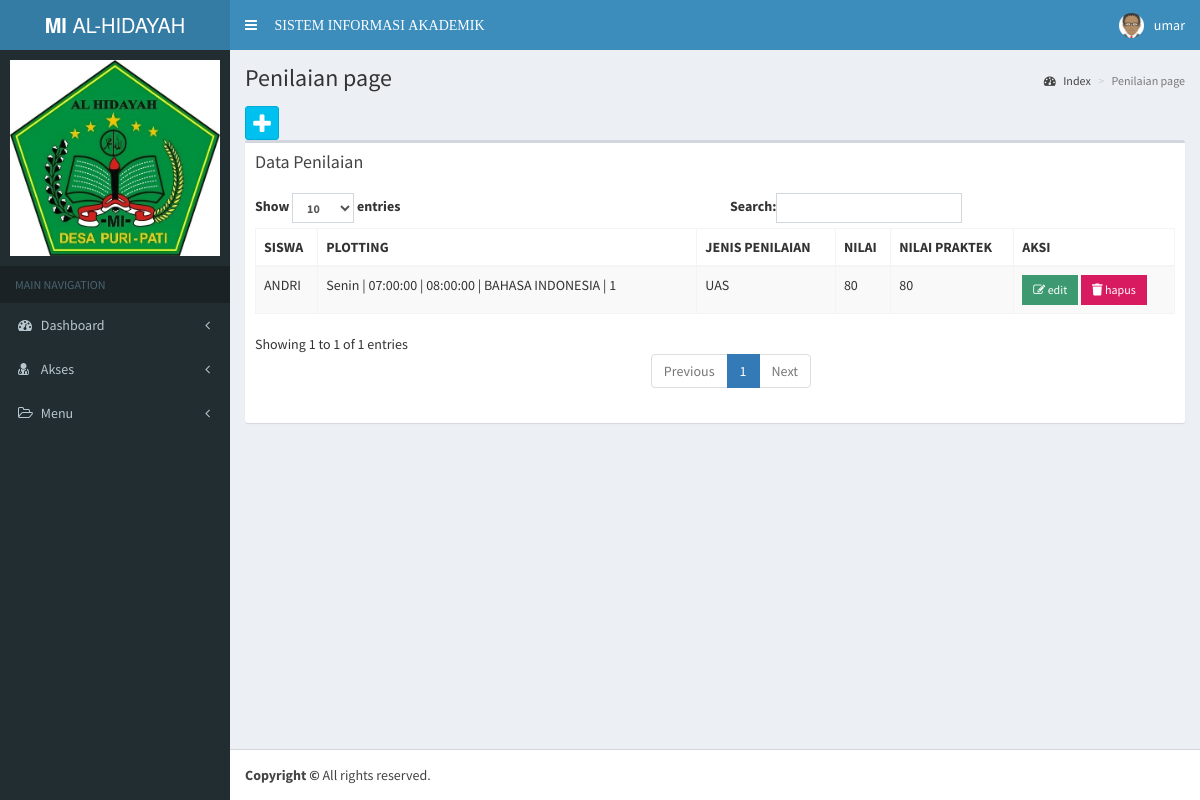
The app's page /app/penilaian/index.php (signed in), older data.
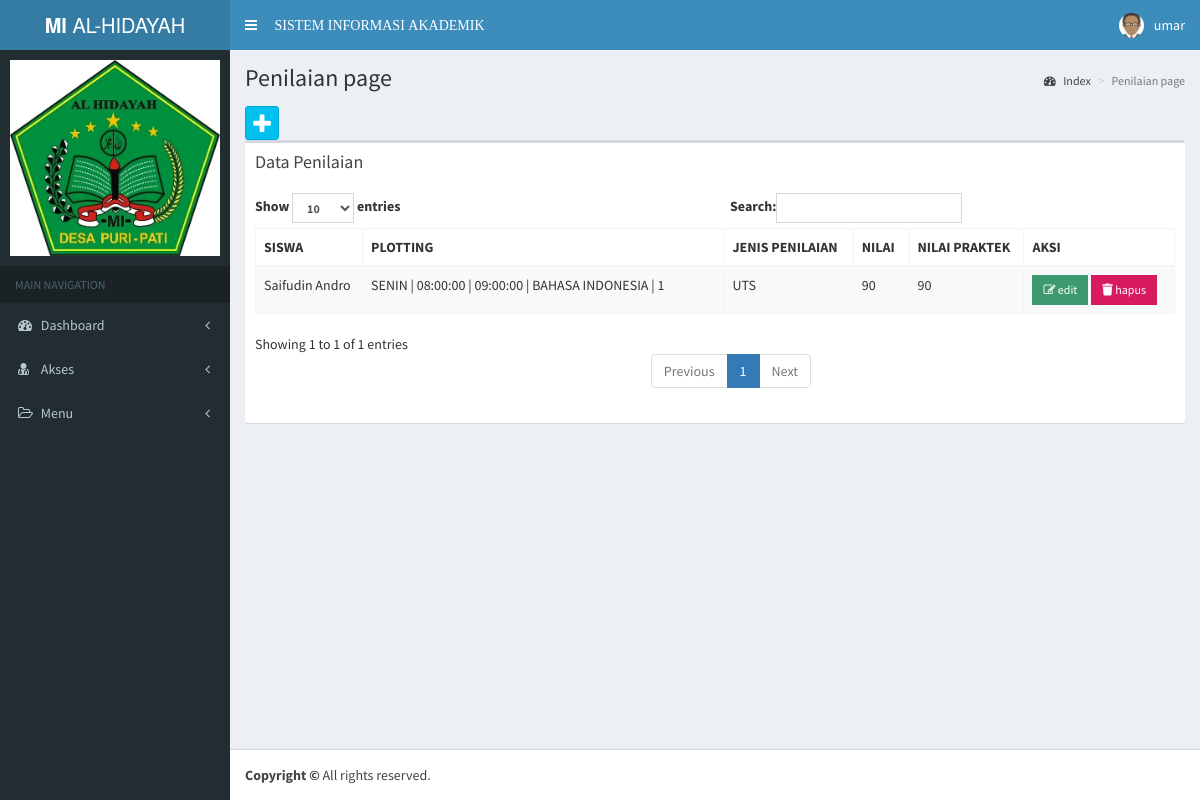
The same page, newer data.
### tables this page shows
CREATE TABLE `penilaian` (
  `id_penilaian` int(11) NOT NULL,
  `id_plotting` int(11) DEFAULT NULL,
  `jenis_penilaian` varchar(100) DEFAULT NULL,
  `nilai` int(11) DEFAULT NULL,
  `nilai_praktek` int(11) DEFAULT NULL
);

CREATE TABLE `siswa` (
  `id_siswa` int(11) NOT NULL,
  `nis` varchar(50) DEFAULT NULL,
  `id_user` int(11) DEFAULT NULL,
  `nm_siswa` varchar(50) DEFAULT NULL,
  `jk_siswa` enum('Laki-Laki','Perempuan') DEFAULT NULL,
  `alamat_siswa` text DEFAULT NULL,
  `nm_orang_tua` varchar(50) DEFAULT NULL,
  `foto_siswa` blob DEFAULT NULL
);

CREATE TABLE `plotting_jadwal` (
  `id_plotting` int(11) NOT NULL,
  `id_siswa` int(11) DEFAULT NULL,
  `id_kelas` int(11) DEFAULT NULL,
  `id_mapel` int(11) DEFAULT NULL,
  `id_periode` int(11) DEFAULT NULL,
  `hari` varchar(10) DEFAULT NULL,
  `jam_awal` time DEFAULT NULL,
  `jam_akhir` time DEFAULT NULL
);

CREATE TABLE `mapel` (
  `id_mapel` int(11) NOT NULL,
  `id_guru` int(11) DEFAULT NULL,
  `nm_mapel` varchar(50) DEFAULT NULL
);

CREATE TABLE `kelas` (
  `id_kelas` int(11) NOT NULL,
  `id_guru` int(11) DEFAULT NULL,
  `nm_kelas` varchar(50) DEFAULT NULL,
  `tingkatan` int(11) DEFAULT NULL
);

### config/config.php (called while the page is built, shortened)
<?php
function Url_web(){
    $xplode = explode("/", $_SERVER['REQUEST_URI']);
    return $xplode[1];
}
$defaul_uri = "/".Url_web();
$url = "http://".$_SERVER['SERVER_NAME'].":".$_SERVER['SERVER_PORT'].$defaul_uri;
function DB(){
    return ["localhost", "root", "", "vinka"];
}
function QueryManyData($sql){
    $conn = new mysqli(DB()[0], DB()[1], DB()[2], DB()[3]);
    $result = $conn->query($sql);
    return $result;
}
function QueryOnedata($sql){
    $conn = new mysqli(DB()[0], DB()[1], DB()[2], DB()[3]);
    $result = $conn->query($sql);
    return $result;
}
function Menu_active($menus){
    $string = str_replace("/".Url_web()."/app/", "", $_SERVER['REQUEST_URI']);
    $expl = explode("/", $string);
    $result = "";
    for($x = 0 ; $x < count($menus); $x ++){
        if ($expl[0] == $menus[$x]) {
            $result = "show";
        }
    }
    return $result;
}

### app/penilaian/index.php (the view, shortened to what this page needs)
<?php include_once '../template/header.php'; ?>
<?php include_once '../template/navbar.php'; ?>
<?php include_once '../template/sidebar.php'; ?>
<div class='content-wrapper'>
  <section class='content-header'>
    <h1>Penilaian page
    </h1>
    <ol class='breadcrumb'>
      <li><a href='#'><i class='fa fa-dashboard'></i> Index</a></li>
      <li class='active'>Penilaian page</li>
    </ol>
  </section>
  <section class='content'>
    <a class='btn btn-social-icon btn-info' data-toggle='tooltip' data-placement='top' title='Tambah data penilaian' href='<?= $url ?>/app/penilaian/tambah.php'><i class='fa fa-plus'></i></a>
    <div class='row'>
      <div class='col-xs-12'>
        <div class='box'>
          <div class='box-header'>
            <h3 class='box-title'>Data Penilaian</h3>
          </div>
          <div class='box-body'>
            <table id='example1' class='table table-bordered table-striped'>
              <thead>
                <tr>
                  <th>SISWA</th>
                  <th>PLOTTING</th>
                  <th>JENIS PENILAIAN</th>
                  <th>NILAI</th>
                  <th>NILAI PRAKTEK</th>
                  <th>AKSI</th>
                </tr>
              </thead>
              <tbody>
                <?php
                foreach (QueryManyData('SELECT * FROM penilaian') as $row) {
                ?>
                  <tr>
                    <?php
                    $query_plotting = 'SELECT plotting_jadwal.*, mapel.nm_mapel, kelas.nm_kelas, siswa.nm_siswa FROM plotting_jadwal
                    LEFT JOIN mapel ON plotting_jadwal.id_mapel = mapel.id_mapel
                    LEFT JOIN siswa ON plotting_jadwal.id_siswa = siswa.id_siswa
                    LEFT JOIN kelas ON plotting_jadwal.id_kelas = kelas.id_kelas
                    LEFT JOIN periode ON plotting_jadwal.id_periode = periode.id_periode
                    WHERE plotting_jadwal.id_plotting = ' . $row['id_plotting'] . '
                    ';
                    $plotting = QueryOnedata($query_plotting)->fetch_assoc();
                    ?>
                    <td><?= $plotting['nm_siswa'] ?></td>
                    <td>
                      <?= $plotting['hari'] . " | " . $plotting['jam_awal'] . " | " . $plotting['jam_akhir'] . " | " . $plotting['nm_mapel'] . " | " . $plotting['nm_kelas']  ?>
                    </td>
                    <td><?= $row['jenis_penilaian'] ?></td>
                    <td><?= $row['nilai'] ?></td>
                    <td><?= $row['nilai_praktek'] ?></td>
                    <td>
                    <?php if ($_SESSION['level'] == 'Orang Tua') { ?>
                      <a href='<?= $url ?>/app/penilaian/detail.php?id_penilaian=<?= $row['id_penilaian'] ?>' class='btn bg-info btn-flat btn-sm'><i class='fa fa-eye'></i> detail</a>
                      <?php }else{ ?>
                      <a href='<?= $url ?>/app/penilaian/edit.php?id_penilaian=<?= $row['id_penilaian'] ?>' class='btn bg-olive btn-flat btn-sm'><i class='fa fa-edit'></i> edit</a>
                      <button onclick='ConfirmDelete(<?= $row['id_kehadiran_siswa'] ?>)' class='btn bg-maroon btn-flat btn-sm'>
                        <i class='fas fa-trash'></i>
                        hapus
                      </button>
                      <?php } ?>
                    </td>
                  </tr>
                <?php
                }
                ?>
              </tbody>
            </table>
          </div>
        </div>
      </div>
    </div>
</div>
<?php include_once '../template/footer.php'; ?>

### app/template/header.php (shortened to what this page needs)
<?php
	include '../../config/config.php';
?>
<!DOCTYPE html>
<html>
<head>
	<link rel="stylesheet" href="<?= $url ?>/assets/bootstrap/css/bootstrap.min.css">
	<link href="<?= $url ?>/assets/plugins/fontawesome-free/css/all.min.css" rel="stylesheet" type="text/css">
	<link rel="stylesheet" href="https://maxcdn.bootstrapcdn.com/font-awesome/4.4.0/css/font-awesome.min.css">
	<link rel="stylesheet" href="<?= $url ?>/assets/dist/js/font-awesome.js">
	<link rel="stylesheet" href="https://code.ionicframework.com/ionicons/2.0.1/css/ionicons.min.css">
	<link rel="stylesheet" href="<?= $url ?>/assets/dist/css/AdminLTE.min.css">
	<link rel="stylesheet" href="<?= $url ?>/assets/dist/css/skins/_all-skins.min.css">
</head>
<body class="hold-transition skin-blue sidebar-mini">
	<div class="wrapper">

### app/template/navbar.php (shortened to what this page needs)
<header class="main-header">
  <a href="<?= $url ?>/app/dashboard/index.php" class="logo">
    <span class="logo-lg"><b>MI</b> AL-HIDAYAH</span>
  </a>
  <nav class="navbar navbar-static-top" role="navigation">
    <a href="#" class="sidebar-toggle" data-toggle="offcanvas" role="button">&nbsp;&nbsp;&nbsp;&nbsp; SISTEM INFORMASI AKADEMIK</a>
    <div class="navbar-custom-menu">
      <ul class="nav navbar-nav">
        <li class="dropdown user user-menu">
          <a href="#" class="dropdown-toggle" data-toggle="dropdown">
            <img src="<?= $url ?>/assets/dist/img/avatar.png" class="user-image" alt="User Image">
            <span class="hidden-xs"><?= $_SESSION['username'] ?></span>
          </a>
        </li>
      </ul>
    </div>
  </nav>
</header>

### app/template/sidebar.php (shortened to what this page needs)
   <aside class="main-sidebar">
   	<section class="sidebar">
   		<div class="user-panel">
   				<img src="<?= $url ?>/assets/dist/img/logo-alhidayah.jpeg" class="img" width="100%" alt="User Image">
</div>
   		<?php
	$dashboard = ["dashboard"];
	$access = ["user"];
	$data_menu = [
		'informasi_sekolah',
		'periode',
		'pendaftaran_siswa',
		'validasi_siswa_baru',
		'jenis_guru',
		'guru',
		'siswa',
		'kelas',
		'mapel',
		'plotting_jadwal',
		'kehadiran_siswa',
		'penilaian',
		'rapot',
	];
	?>
   		<ul class="sidebar-menu">
   			<li class="header">MAIN NAVIGATION</li>
	<li class="treeview <?php if (Menu_active($dashboard) == "show") { echo "active";} ?>">
   				<a href="#">
   					<i class="fa fa-dashboard"></i> <span>Dashboard</span> <i class="fa fa-angle-left pull-right"></i>
   				</a>
   			</li>
	<?php if($_SESSION['level'] == "Kepala Sekolah" || $_SESSION['level'] == 'Seksi Tata Usaha'){ ?>
   			<li class="treeview <?php if (Menu_active($access) == "show") { echo "active"; } ?>">
   				<a href="#">
   					<i class="fa fa-user-md"></i> <span>Akses</span> <i class="fa fa-angle-left pull-right"></i>
   				</a>
   			</li>
	<?php } ?>
   			<li class="treeview <?php if (Menu_active($data_menu) == "show") { echo "active"; } ?>">
   				<a href="#">
   					<i class="fa fa-folder-open-o"></i> <span>Menu</span> <i class="fa fa-angle-left pull-right"></i>
   				</a>
   			</li>
   		</ul>
   	</section>
   </aside>

### app/template/footer.php (shortened to what this page needs)
    <footer class="main-footer">
        <strong>Copyright &copy; </strong> All rights reserved.
    </footer>
  </body>
</html>

Row changes from the older to the newer data that the page shows:
changed penilaian "BAHASA INDONESIA": siswa.nm_siswa "ANDRI" → "Saifudin Andro"; id_plotting.hari "Senin" → "SENIN"; id_plotting.jam_awal "07:00:00" → "08:00:00"; id_plotting.jam_akhir "08:00:00" → "09:00:00"; jenis_penilaian "UAS" → "UTS"; nilai "80" → "90"; nilai_praktek "80" → "90"
